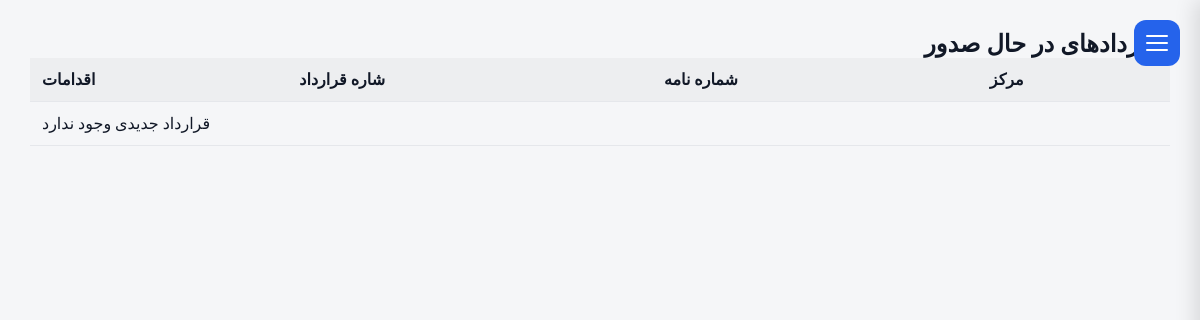
/contract/license (signed in), run on an earlier commit of the app's database.
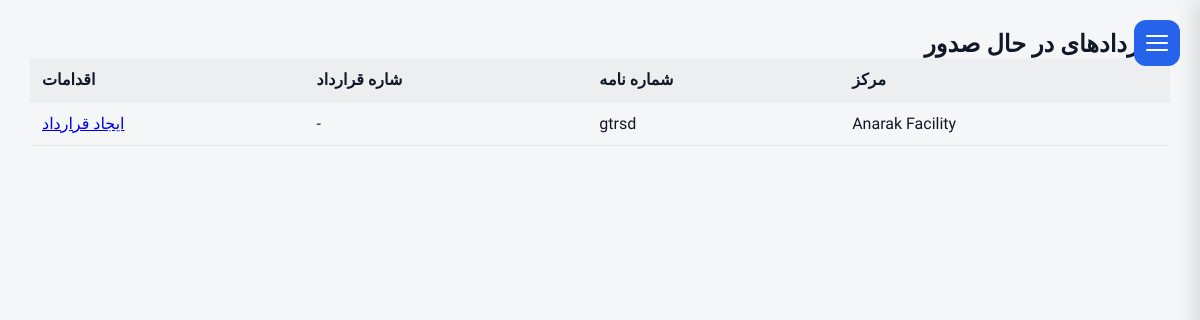
And on a later commit of the database.
### operations/models.py (models this page shows, shortened)
class LicenseRequest(models.Model):
    facility = models.ForeignKey(
        FacilityModel,
        on_delete=models.PROTECT,
        related_name="license_requests",
    )
    letter_number = models.CharField(
        max_length=100,
        blank=True,
        null=True,
    )
    letter_date = models.DateField(
        blank=True,
        null=True,
    )
    status = models.CharField(
        max_length=20,
        choices=LicenseStatus.choices,
        default=LicenseStatus.DRAFT,
    )
    status_date = models.DateTimeField(
        null=True,
        blank=True,
    )
    specification_completed = models.BooleanField(default=False,)
    description = models.TextField(
        _("Description"),
        blank=True,)
    created_by = models.ForeignKey(
        settings.AUTH_USER_MODEL,
        on_delete=models.PROTECT,
    )
    created_at = models.DateTimeField(
        auto_now_add=True,
    )
    updated_at = models.DateTimeField(
        auto_now=True,
    )
    class Meta:
        ordering = ["-created_at"]

### facilities/models.py (models this page shows, shortened)
class FacilityModel(models.Model):
    name = models.CharField(
        _("Facility Name"),
        max_length=255, blank=True,null=True
    )
    responsible_person = models.CharField(
        _("Responsible Person"),
        max_length=150, blank=True,null=True
    )
    telephone = models.CharField(
        _("Telephone"),
        max_length=50, blank=True,null=True
    )
    email = models.EmailField(
        _("Email"),
        blank=True,null=True
    )
    address1 = models.CharField(
        _("Address Line 1"),
        max_length=255, blank=True,null=True
    )
    address2 = models.CharField(
        _("Address Line 2"),
        max_length=255,
         blank=True,null=True
    )
    postal_code = models.CharField(
        _("Postal Code"),
        max_length=20,
         blank=True,null=True
    )
    national_id = models.CharField(
        _("National ID"),
        max_length=50,
         blank=True,null=True
    )
    economic_code = models.CharField(
        _("Economic Code"),
        max_length=50,
         blank=True,null=True
    )
    created_at = models.DateTimeField(
        auto_now_add=True
    )
    updated_at = models.DateTimeField(
        auto_now=True
    )
    class Meta:
        ordering = ["name"]
        verbose_name = _("Facility")
        verbose_name_plural = _("Facilities")

### contract/views.py (the view)
def license_contract_home(request):
    licenses = LicenseRequest.objects.filter(
        status=LicenseStatus.CONTRACTS
    ).select_related(
        "facility",
        "contract",
    )
    return render(
        request,
        "contract/license_contract_home.html",
        {
            "licenses": licenses
        }
    )

### templates/contract/license_contract_home.html
{% extends "base.html" %}
{% load i18n %}
{% block content %}
<h2>
{% trans "Contracts Waiting" %}
</h2>
<table class="table">
<tr>
<th>
{% trans "Facility" %}
</th>
<th>
{% trans "Letter Number" %}
</th>
<th>
{% trans "Contract Number" %}
</th>
<th>
{% trans "Action" %}
</th>
</tr>
{% for license in licenses %}
<tr>
<td>
{{ license.facility.name }}
</td>
<td>
{{ license.letter_number }}
</td>
<td>
{% if license.contract %}
{{ license.contract.contract_number }}
{% else %}
-
{% endif %}
</td>
<td>
{% if license.contract %}
<a href="{% url 'license_contract_update' license.contract.pk %}">
{% trans "Continue" %}
</a>
{% else %}
<a href="{% url 'license_contract_create' license.pk %}">
{% trans "Create Contract" %}
</a>
{% endif %}
</td>
</tr>
{% empty %}
<tr>
<td colspan="4">
{% trans "No contracts waiting." %}
</td>
</tr>
{% endfor %}
</table>
{% endblock %}

What changed in the data, as far as the page shows it:
added LicenseRequest: facility.name "Anarak Facility", letter_number "gtrsd"
Also different on the page:
text no longer shown: "قرارداد جدیدی وجود ندارد"
